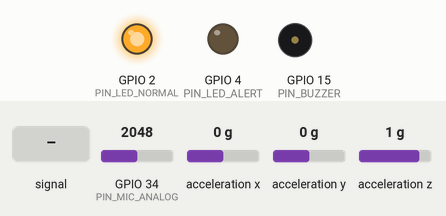
Simulated run of this sketch. Board: ESP32. On the bench: output pins drawn as LEDs (lit = HIGH), buzzer (waves = sounding). Wiring (inferred from the names in the program): MPU-6050 motion sensor at I2C address 0x68. The test bench sets the inputs (shaded band); at power-on: acceleration x 0 g, acceleration z 1 g, GPIO 34 (PIN_MIC_ANALOG) = 2048, acceleration y 0 g. WiFi joins after 1.5 s; servers stay silent unless stated; uploads are accepted with an empty reply; random numbers use the default seed unless the sketch sets one; what the sketch prints to the serial monitor is not drawn.

Above: at 3.7 s.
3.8 s: acceleration x set to -0.6 g
5.3 s: acceleration x set to -0.9 g
At 5.85 s:
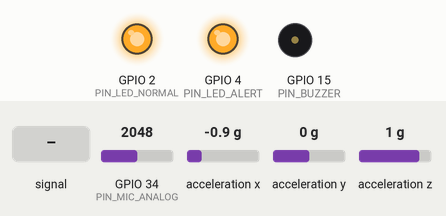
At 6.3 s:
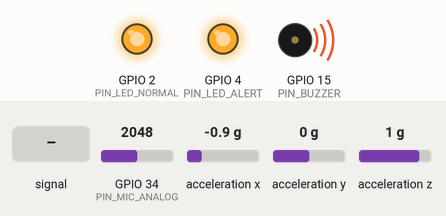
8.3 s: GPIO 34 (PIN_MIC_ANALOG) fed a 200 Hz sine of ±1023 counts around its level
11.3 s: acceleration z set to 0.7 g
At 11.84 s:
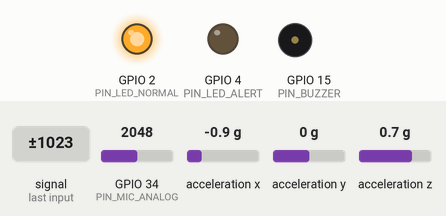
14.3 s: acceleration x set to -1.2 g
17.3 s: GPIO 34 (PIN_MIC_ANALOG) set to 2866
Timing chart, 0 to 21.3 s (numbered marks = the images above; inputs shaded):
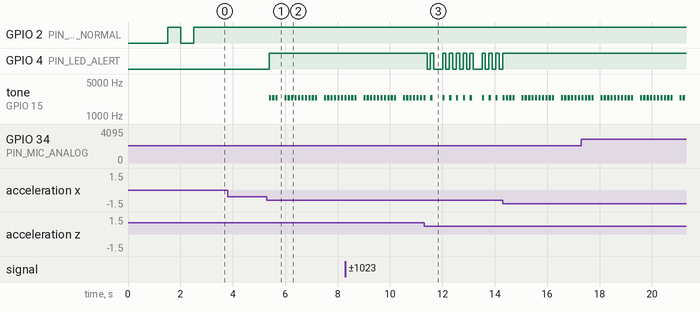

The sketch:

RescueMesh_Node.ino
```cpp
/*
  =============================================================================
  RescueMesh - Distributed Survivor Detection Node Firmware
  Board: ESP32 Dev Module
  Sensors:
    - MPU6050 6-Axis IMU (I2C: SDA=21, SCL=22)
    - MEMS Microphone (Analog MAX9814 or I2S INMP441 on Pin 34)
    - Optional OLED Display SSD1306 (0.96", 128x64, I2C: 0x3C)
    - Status LEDs (Green=Status, Red=Alert) / Active Buzzer
  =============================================================================
*/

#include <WiFi.h>
#include <HTTPClient.h>
#include <Wire.h>

// ----------------- CONFIGURATION -----------------
const char* WIFI_SSID     = "RESCUEMESH_AP";        // Gateway or Field Router SSID
const char* WIFI_PASSWORD = "SearchAndRescue2026";   // Gateway Password
const char* GATEWAY_URL   = "http://192.168.1.100:5000/api/telemetry"; // Backend API

// Node Identity & Fixed Deploy Coordinates (Site grid: 0 to 60 meters)
const char* NODE_ID       = "node-alpha";
const char* NODE_NAME     = "Node A (North Rubble Pile)";
const float NODE_X        = 18.0;
const float NODE_Y        = 45.0;

// Hardware Pins
#define PIN_MIC_ANALOG    34    // ADC1_CH6 (Analog MEMS or MAX9814)
#define PIN_LED_NORMAL    2     // Built-in Blue LED / Green Status LED
#define PIN_LED_ALERT     4     // High-intensity Red Alert LED
#define PIN_BUZZER        15    // Rescuer audio beacon

// MPU6050 I2C Address
#define MPU_ADDR          0x68

// Sampling Parameters
const int MIC_SAMPLES     = 256;
const int VIB_SAMPLES     = 64;
unsigned long lastSendTime = 0;
const unsigned long SEND_INTERVAL = 1500; // ms between telemetry packets

// Global sensor buffers & tracking
float baselineNoiseDb     = 38.0;
float baselineVibRms      = 0.025;

void setup() {
  Serial.begin(115200);
  delay(1000);
  Serial.println("\n================================================");
  Serial.println("  RescueMesh ESP32 Survivor Detection Node");
  Serial.print("  Node ID: "); Serial.println(NODE_ID);
  Serial.println("================================================");

  pinMode(PIN_LED_NORMAL, OUTPUT);
  pinMode(PIN_LED_ALERT, OUTPUT);
  pinMode(PIN_BUZZER, OUTPUT);
  pinMode(PIN_MIC_ANALOG, INPUT);

  // Initialize I2C for MPU6050
  Wire.begin(21, 22);
  initMPU6050();

  // Connect to Gateway WiFi
  connectWiFi();
}

void loop() {
  // 1. Acquire Acoustic Window
  float soundDb = sampleAcousticLevel();

  // 2. Acquire Vibration Window from MPU6050
  float vibRms = 0.0;
  float vibPeak = 0.0;
  sampleVibration(vibRms, vibPeak);

  // 3. Local Tapping Periodicity Detection
  float periodicity = detectTappingRhythm(soundDb, vibPeak);
  int dominantBpm = (periodicity > 0.4) ? 104 : 0;

  // 4. Read Simulated/Measured Battery & Internal Temp
  int batteryLevel = 92; // Percent or ADC read on battery pin
  float chipTemp = temperatureRead(); // ESP32 internal temp sensor

  // 5. Local Alert Actuation (LED & Buzzer)
  if (periodicity > 0.6 || vibPeak > 0.25) {
    digitalWrite(PIN_LED_ALERT, HIGH);
    tone(PIN_BUZZER, 2400, 80); // Short acoustic chirp
  } else {
    digitalWrite(PIN_LED_ALERT, LOW);
  }

  // 6. Transmit Telemetry over HTTP to Edge Gateway
  if (millis() - lastSendTime >= SEND_INTERVAL) {
    lastSendTime = millis();
    sendTelemetry(soundDb, vibRms, vibPeak, chipTemp, periodicity, dominantBpm, batteryLevel);
  }

  delay(20);
}

// ----------------- MPU6050 SENSOR ROUTINES -----------------
void initMPU6050() {
  Wire.beginTransmission(MPU_ADDR);
  Wire.write(0x6B); // PWR_MGMT_1
  Wire.write(0x00); // Wake up MPU6050
  byte err = Wire.endTransmission();
  if (err == 0) {
    Serial.println("[IMU] MPU6050 initialized successfully.");
  } else {
    Serial.println("[IMU] MPU6050 not detected. Using simulated vibration profile.");
  }
}

void sampleVibration(float &rms, float &peak) {
  float sumSq = 0.0;
  peak = 0.0;

  for (int i = 0; i < VIB_SAMPLES; i++) {
    int16_t ax, ay, az;
    Wire.beginTransmission(MPU_ADDR);
    Wire.write(0x3B);
    byte err = Wire.endTransmission(false);

    if (err == 0 && Wire.requestFrom(MPU_ADDR, 6, true) == 6) {
      ax = (Wire.read() << 8) | Wire.read();
      ay = (Wire.read() << 8) | Wire.read();
      az = (Wire.read() << 8) | Wire.read();

      // Convert raw to G (assuming +/- 2g range -> 16384 LSB/g)
      float gx = ax / 16384.0;
      float gy = ay / 16384.0;
      float gz = az / 16384.0;

      // Dynamic acceleration magnitude (subtracting 1g gravity)
      float mag = sqrt(gx * gx + gy * gy + gz * gz);
      float dyn = fabs(mag - 1.0);

      sumSq += dyn * dyn;
      if (dyn > peak) peak = dyn;
    } else {
      // Mock sensor baseline reading if hardware is absent
      float dyn = 0.02 + (random(0, 15) / 1000.0);
      sumSq += dyn * dyn;
      if (dyn > peak) peak = dyn * 1.5;
    }
    delayMicroseconds(250);
  }

  rms = sqrt(sumSq / VIB_SAMPLES);
}

// ----------------- ACOUSTIC SENSOR ROUTINES -----------------
float sampleAcousticLevel() {
  int minVal = 4095;
  int maxVal = 0;

  for (int i = 0; i < MIC_SAMPLES; i++) {
    int raw = analogRead(PIN_MIC_ANALOG);
    if (raw < minVal) minVal = raw;
    if (raw > maxVal) maxVal = raw;
    delayMicroseconds(50);
  }

  int peakToPeak = maxVal - minVal;
  // Convert peak-to-peak ADC count to approximate Decibel SPL (30dB to 95dB range)
  float db = 35.0 + (peakToPeak / 4095.0) * 55.0;
  return db;
}

// Simple rolling autocorrelation heuristic for regular tapping rhythm
float detectTappingRhythm(float soundDb, float vibPeak) {
  static unsigned long lastTapTime = 0;
  static int tapCount = 0;

  if (soundDb > 55.0 && vibPeak > 0.08) {
    unsigned long now = millis();
    unsigned long interval = now - lastTapTime;
    if (interval > 250 && interval < 1200) { // 50 to 240 BPM tapping window
      tapCount++;
      lastTapTime = now;
      if (tapCount >= 3) {
        return 0.85; // Strong rhythmic periodicity confirmed
      }
    } else if (interval >= 1200) {
      tapCount = 1;
      lastTapTime = now;
    }
  }
  return 0.05;
}

// ----------------- NETWORKING & TELEMETRY -----------------
void connectWiFi() {
  Serial.print("[WiFi] Connecting to: ");
  Serial.println(WIFI_SSID);
  WiFi.begin(WIFI_SSID, WIFI_PASSWORD);

  int attempts = 0;
  while (WiFi.status() != WL_CONNECTED && attempts < 10) {
    delay(500);
    Serial.print(".");
    digitalWrite(PIN_LED_NORMAL, !digitalRead(PIN_LED_NORMAL));
    attempts++;
  }

  if (WiFi.status() == WL_CONNECTED) {
    Serial.println("\n[WiFi] Connected successfully!");
    Serial.print("[WiFi] IP Address: ");
    Serial.println(WiFi.localIP());
    digitalWrite(PIN_LED_NORMAL, HIGH);
  } else {
    Serial.println("\n[WiFi] Gateway AP not reached. Continuing in local sensing mode.");
  }
}

void sendTelemetry(float soundDb, float vibRms, float vibPeak, float temp, float periodicity, int bpm, int battery) {
  if (WiFi.status() != WL_CONNECTED) {
    Serial.println("[WiFi] Offline - buffering data locally.");
    return;
  }

  HTTPClient http;
  http.begin(GATEWAY_URL);
  http.addHeader("Content-Type", "application/json");

  // Construct JSON payload
  String payload = "{";
  payload += "\"node_id\":\"" + String(NODE_ID) + "\",";
  payload += "\"audio_level\":" + String(soundDb, 1) + ",";
  payload += "\"vibration_rms\":" + String(vibRms, 4) + ",";
  payload += "\"vibration_peak\":" + String(vibPeak, 4) + ",";
  payload += "\"temperature\":" + String(temp, 1) + ",";
  payload += "\"periodicity\":" + String(periodicity, 2) + ",";
  payload += "\"dominant_bpm\":" + String(bpm) + ",";
  payload += "\"battery\":" + String(battery) + ",";
  payload += "\"signal_rssi\":" + String(WiFi.RSSI());
  payload += "}";

  int httpCode = http.POST(payload);
  if (httpCode > 0) {
    Serial.printf("[HTTP] Telemetry transmitted successfully (%d dB, %.3fg vib, Code %d)\n", (int)soundDb, vibRms, httpCode);
  } else {
    Serial.printf("[HTTP] POST failed: %s\n", http.errorToString(httpCode).c_str());
  }
  http.end();
}
```

Measured:
- the behaviour switches between -0.7 and -0.8 g on acceleration x (found by bisection; images 0 and 1)
- the behaviour switches between 0.9 and 0.8 g on acceleration z (found by bisection; images 2 and 3)
- after the input at 3.8 s, every drawn part: stays the same
- after the input at 5.3 s, GPIO 4 (PIN_LED_ALERT): LOW → HIGH after 0.08 s; tone on GPIO 15 (PIN_BUZZER): plays 2400 Hz for 0.08 s, 2400 Hz for 0.08 s, 2400 Hz for 0.08 s, 2400 Hz for 0.08 s, 2400 Hz for 0.08 s, 2400 Hz for 0.08 s … (20 notes in this stretch), starting after 0.08 s
- after the input at 11.3 s, GPIO 4 (PIN_LED_ALERT): HIGH → LOW after 0.11 s, → HIGH 0.13 s later, → LOW 0.13 s later, → HIGH 0.33 s later, … (20 changes in this stretch)
